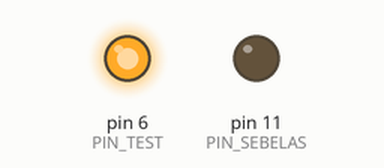
Simulated run of this sketch. Board: Arduino Uno, built with avr-gcc and run on an emulated ATmega328P. Parts: output pins drawn as LEDs (lit = HIGH).

Above: at 0.1 s.
Timing chart, 0 to 1.6 s (numbered marks = the images above):
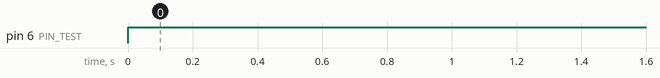

The sketch:

sketch_apr29a.ino
```cpp
const int PIN_TEST = 6;
const int PIN_SEBELAS = 11;

void setup() {
  pinMode(PIN_SEBELAS, OUTPUT);
  pinMode(PIN_TEST, OUTPUT);
}

void loop() {
  digitalWrite(PIN_TEST, HIGH);
  delay(5000);
  digitalWrite(PIN_SEBELAS, LOW);
  delay(500);
}
```

Measured:
- by itself, pin 6 (PIN_TEST): LOW → HIGH at 0.00 s
